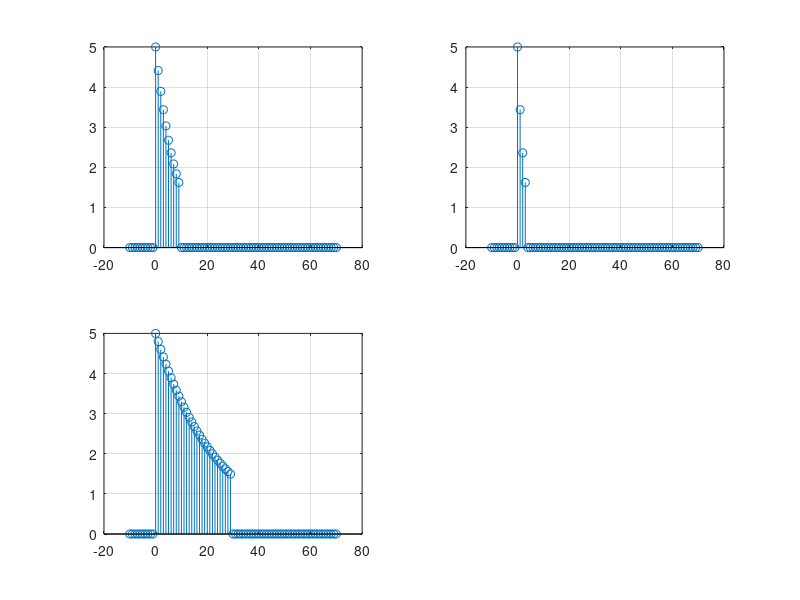
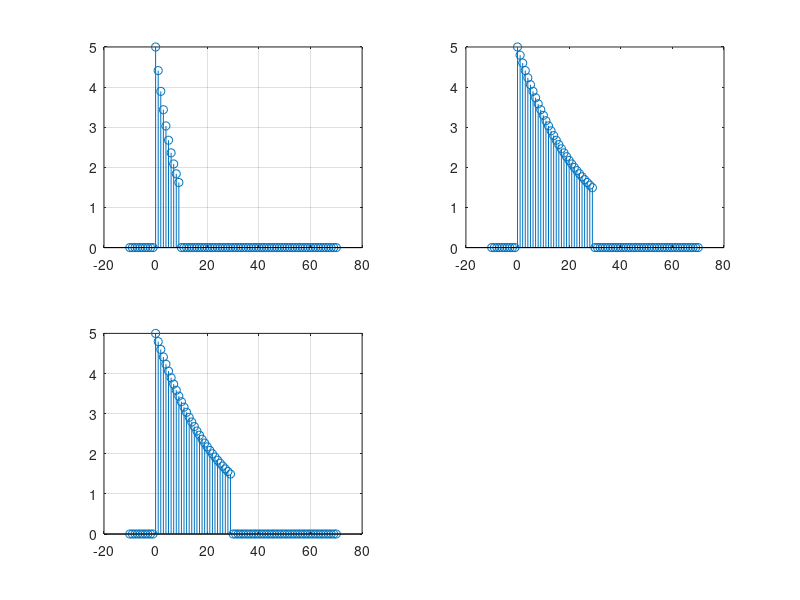

Source code (MATLAB) for these figures, in order:
%Part A2 Scaling on a discrete time signal
%i
n = (-10:70);

figure;
u = @(n)1.0.*(n>=0); %Don't forget .* operation as opposed to just *
f = @(n)5.*exp(-n/8);
y = @(n)f(n).*(u(n)-u(n-10));
subplot(2,2,1);
stem(n,y(n));
grid;

%ii
y1 = @(n)y(3.*n); %y1(n) = y(3n) Downsampling
subplot(2,2,2);
stem(n,y1(n));
grid;

%iii
y2 = @(n)y(n./3); %y2(n) = y(n/3) Upsampling
subplot(2,2,3);
stem(n,y2(n));
grid;

%Explain effect of transformation on y1(n) and y2(n)
% The two transformations are examples of variations of timescaling. 
%y1(n) is scaling the function by 3. Hence, are sampling only the
%dividends of 3. As a result we are downsampling because we are sampling less
%points
%y2(n) is is scaling the function by 1/3. As a result we are upsampling as
%more points are sampled.

%Part A3 Linear transformation
t = (-10:1:70); %Continuous Signal

figure;
u1 = @(n)1.0.*(n>=0); 
f = @(t)5.*exp(-t/8);
z = @(t)f(t).*(u1(t)-u1(t-10));
subplot(2,2,1);
stem(t,z(t));
grid;

%i y3(t) = z(t/3)
y3 = @(t)z(t./3); %Continuous
subplot(2,2,2);
stem(t,y3(t));
subplot(2,2,3);
stem(n,y3(n));

grid;

y3n = @(n)y(n/3); %y3n Discrete
subplot(2,2,3);
stem(n,y3n(n));
grid;

%ii
%Explain why y2(n) and y3(n) are not the same



